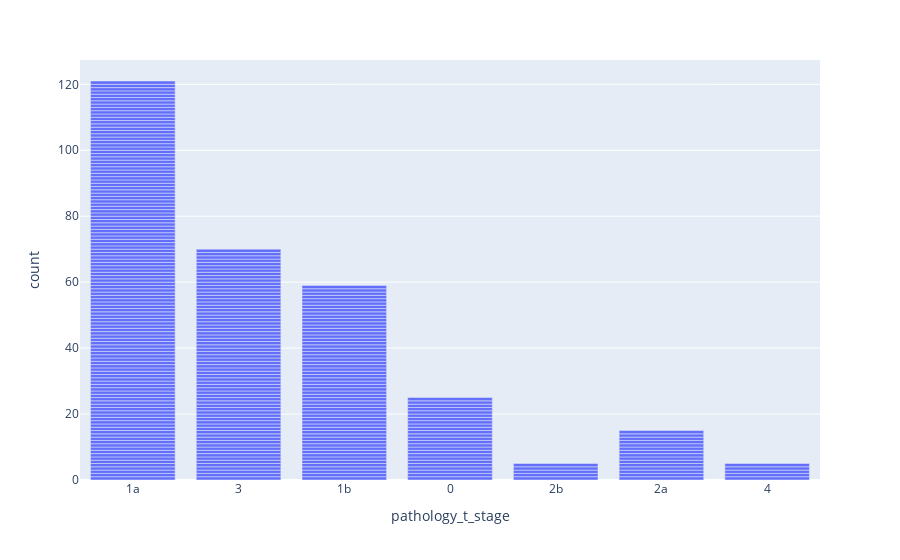

Notebook code for this chart:
### Code cell
import plotly.express as px

fig = px.bar(df, x = 'pathology_t_stage')
fig.show()

### Figure 1 — Plotly figure (JSON) as saved in the notebook; plotly's stock layout.template omitted (floating-point values rounded to 4 significant figures; data arrays with more than 128 entries replaced by an {"elided": "..."} marker saying what was removed)
{"data": [{"alignmentgroup": "True", "hovertemplate": "pathology_t_stage=%{x}<br>count=%{y}<extra></extra>", "legendgroup": "", "marker": {"color": "#636efa", "pattern": {"shape": ""}}, "name": "", "offsetgroup": "", "orientation": "v", "showlegend": false, "textposition": "auto", "x": {"elided": "300 str values"}, "xaxis": "x", "y": {"elided": "300 int values"}, "yaxis": "y", "type": "bar"}], "layout": {"xaxis": {"anchor": "y", "domain": [0.0, 1.0], "title": {"text": "pathology_t_stage"}}, "yaxis": {"anchor": "x", "domain": [0.0, 1.0], "title": {"text": "count"}}, "legend": {"tracegroupgap": 0}, "margin": {"t": 60}, "barmode": "relative"}}
